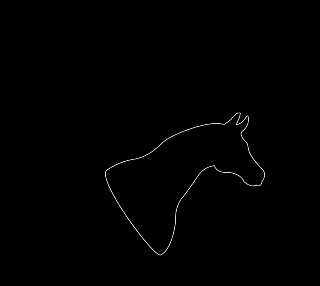
#> input picture test_images/horse_translated.png, 320 x 286 px, found by its file name
$ python main.py
#> lines starting #> are read from the running program, lines starting #| are printed output that depends on the picture
import numpy as np
import cv2 as cv
import matplotlib.pyplot as plt

img1 = cv.imread('test_images/horse_translated.png', 0)  # queryImage
#> img1 is the input picture: shape (286, 320); min 0, max 250, mean 1
img2 = cv.imread('test_images/horse.png', 0)  # trainImage
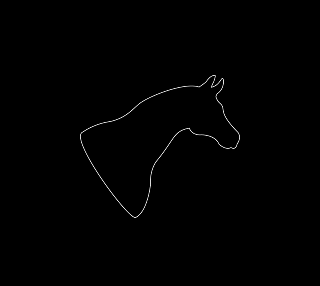
#> input picture test_images/horse.png, 320 x 286 px, found by its file name
#> img2 is the input picture: shape (286, 320); min 0, max 238, mean 1
# Initiate ORB detector
orb = cv.ORB_create()
# find the keypoints and descriptors with ORB
kp1, des1 = orb.detectAndCompute(img1, None)
#> kp1 = 387 keypoints; strongest (x, y, size): (239, 123, 31), (246, 116, 31), (248, 117, 31), (237, 121, 31)
kp2, des2 = orb.detectAndCompute(img2, None)
#> kp2 = 417 keypoints; strongest (x, y, size): (223, 80, 31), (213, 75, 31), (213, 86, 31), (222, 78, 31)
# create BFMatcher object
bf = cv.BFMatcher(cv.NORM_HAMMING, crossCheck=True)
# Match descriptors.
matches = bf.match(des1, des2)
#> matches = 179 matches
# Sort them in the order of their distance.
matches = sorted(matches, key=lambda x: x.distance)
# Draw first 10 matches.
img3 = cv.drawMatches(img1, kp1, img2, kp2, matches[:10], flags=2, outImg=img1)
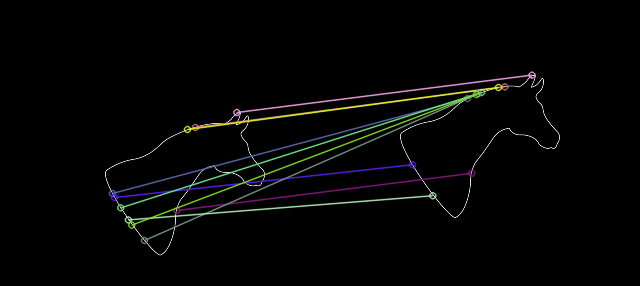
#> img3: shape (286, 640, 3); mean of channels 0, 1, 2 4.3, 4.8, 4.6; drawn as B, G, R
plt.imshow(img3), plt.show()
